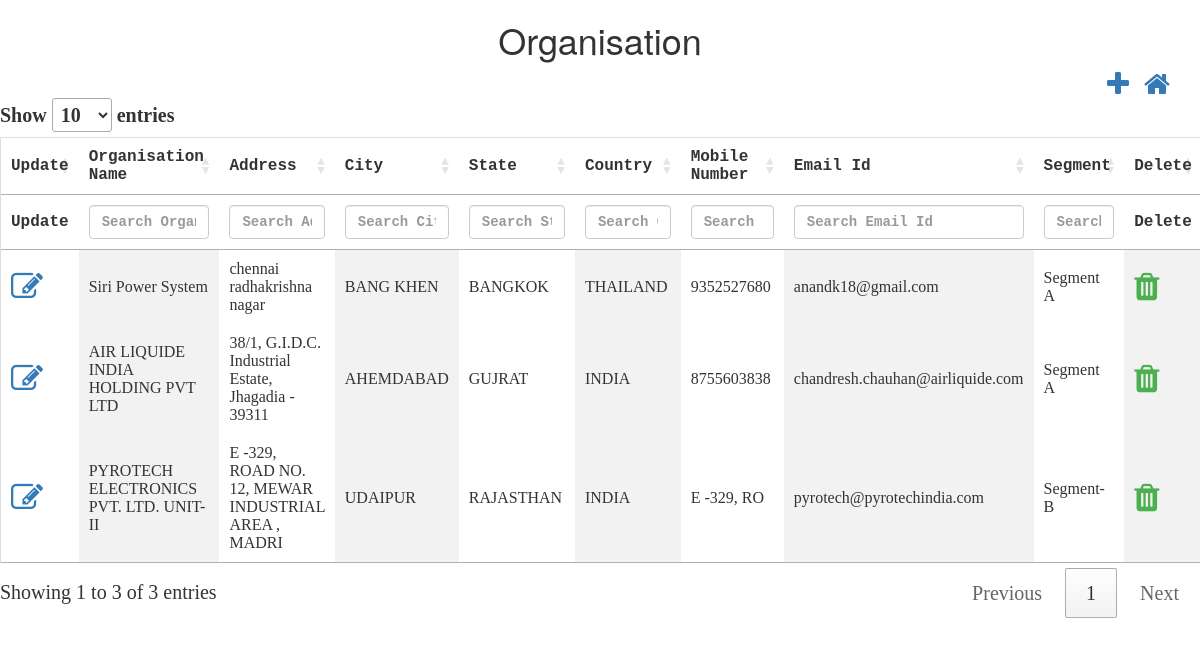
The page /controllers/organisation.php on the database as committed earlier.
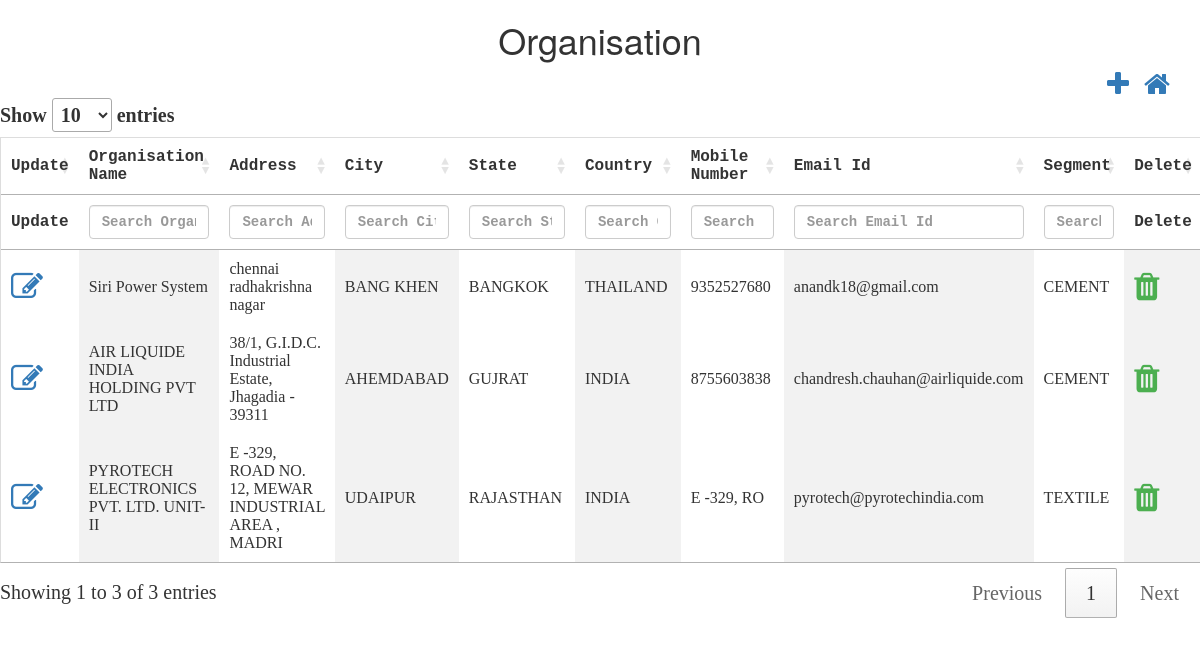
The same page on the database as committed later.
### tables this page shows
CREATE TABLE `tbl_organisation` (
  `nid` int(10) NOT NULL,
  `norg_id` int(10) NOT NULL,
  `corg_name` varchar(50) NOT NULL,
  `corg_address` varchar(50) NOT NULL,
  `corg_city` varchar(50) NOT NULL,
  `corg_state` varchar(50) NOT NULL,
  `corg_country` varchar(50) NOT NULL,
  `corg_mobileNumber` varchar(10) NOT NULL,
  `corg_emailId` varchar(50) NOT NULL,
  `norg_segment_id` int(10) NOT NULL,
  `isActive` bit(1) NOT NULL,
  `isAvailable` bit(1) NOT NULL,
  `dcreated_date` datetime NOT NULL,
  `dupdated_date` datetime NOT NULL,
  `ninternal_id` int(11) DEFAULT NULL
);

CREATE TABLE `tbl_segment` (
  `nid` int(10) NOT NULL,
  `nsegment_id` int(10) NOT NULL,
  `csegment_name` varchar(50) NOT NULL,
  `isActive` bit(1) NOT NULL,
  `isAvailable` bit(1) NOT NULL,
  `dcreated_date` datetime NOT NULL,
  `dupdated_date` datetime NOT NULL,
  `ninternal_id` int(11) DEFAULT NULL
);

### controllers/organisation.php (the view, shortened to what this page needs)
<html>
<head>
    <script src="http://ajax.googleapis.com/ajax/libs/jquery/1.11.2/jquery.min.js"></script>
    <link rel="stylesheet" href="../css/theme.css">
    <link rel="stylesheet" href="https://cdn.datatables.net/1.10.22/css/jquery.dataTables.min.css">
    <link rel="stylesheet" href="https://cdnjs.cloudflare.com/ajax/libs/font-awesome/4.7.0/css/font-awesome.min.css">
    <link rel="stylesheet" href="https://maxcdn.bootstrapcdn.com/bootstrap/3.4.1/css/bootstrap.min.css">
</head>
<h1>Organisation</h1>
<div class="container">
    <a style="float:right;margin-left: 15px;" href="../dashboard.php"><i class="fa fa-home fa-2x"></i></a>
    <a style="float:right" href="#organisation_modal" data-toggle="modal" id='add' data-id="1"><i class="fa fa-plus fa-2x"
                                                                                        aria-hidden="true"></i></a>
</div>
        <?php
        $conn = OpenCon();
        $sql = "SELECT o.ninternal_id,o.norg_id,o.corg_name,o.corg_address,o.corg_city,o.corg_state,o.corg_country,o.corg_mobileNumber,o.corg_emailId,o.norg_segment_id,o.isActive,o.isAvailable,s.csegment_name
                    FROM tbl_organisation AS o
                    INNER JOIN tbl_segment AS s
                    ON o.norg_segment_id = s.nsegment_id
                    WHERE o.isAvailable=1;";
        $retval = mysqli_query($conn, $sql);
        echo "<table id='organisationTable'  name='organisationTable' >
            <thead>
            <tr>
            <th style='display:none;'>INTERNAL ID</th>
            <th style='display:none;'>ORG ID</th>
            <th>Update</th>
            <th>Organisation Name</th>
            <th>Address</th>
            <th>City</th>
            <th>State</th>
            <th>Country</th>
            <th>Mobile Number</th>
            <th>Email Id</th>
            <th>Segment</th>
             <th>Delete</th>
            </tr>
            </thead>
                   <tbody>
            ";
        while ($row = mysqli_fetch_array($retval, MYSQLI_ASSOC)) {
            echo "<tr>";
            echo "<td ><a  href='#organisation_modal' data-toggle='modal' class='updateClass' data-id='2'><i class='fa fa-edit fa-2x'></i></a></td>";
            echo "<td>" . $row['corg_name'] . "</td>";
            echo "<td>" . $row['corg_address'] . "</td>";
            echo "<td>" . $row['corg_city'] . "</td>";
            echo "<td>" . $row['corg_state'] . "</td>";
            echo "<td>" . $row['corg_country'] . "</td>";
            echo "<td>" . $row['corg_mobileNumber'] . "</td>";
            echo "<td>" . $row['corg_emailId'] . "</td>";
            echo "<td>" . $row['csegment_name'] . "</td>";
            echo "<td class='action-delete'><i class='fa fa-trash fa-2x' style='color:#4caf50;'</i></td>";
            echo "</tr>";
        }
        echo "</tbody></table>";
        ?>
</html>

### css/theme.css (style rules this page uses)
h1 { text-align: center; }
table { border-collapse: collapse; border-spacing: 0; width: 100%; border: 1px solid #ddd; }
th { text-align: left; padding: 10px !important; font-family: "Lucida Console", Courier, monospace; }
td { text-align: left; padding: 10px !important; }
td:nth-child(even) { background-color: #f2f2f2; }

Rows that differ between the two databases and show on the page:
changed through a linked row, tbl_organisation "Siri Power System": tbl_segment.csegment_name "Segment A" → "CEMENT"
changed through a linked row, tbl_organisation "AIR LIQUIDE INDIA HOLDING PVT LTD": tbl_segment.csegment_name "Segment A" → "CEMENT"
changed through a linked row, tbl_organisation "PYROTECH ELECTRONICS PVT. LTD. UNIT- II": tbl_segment.csegment_name "Segment-B" → "TEXTILE"
